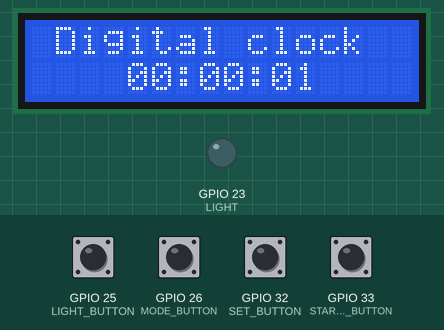
This program was run on a simulated ESP32. Shown: 16×2 character LCD, output pins drawn as LEDs (lit = HIGH). The test bench sets the inputs (shaded band); at power-on: GPIO 25 (LIGHT_BUTTON), GPIO 26 (MODE_BUTTON), GPIO 32 (SET_BUTTON), GPIO 33 (STARTSTOP_BUTTON) LOW. What the program prints to the serial monitor is not drawn.

Above: at 1.7 s.
1.8 s: GPIO 26 (MODE_BUTTON) pulled HIGH for 3.2 s
At 4.9 s:
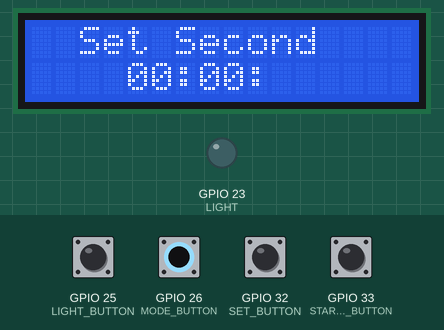
6.6 s: GPIO 25 (LIGHT_BUTTON) pulled HIGH for 1.25 s
At 8.0 s:
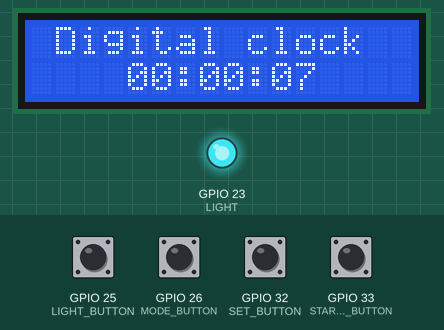
11.9 s: GPIO 26 (MODE_BUTTON) driven HIGH and GPIO 33 (STARTSTOP_BUTTON) driven HIGH
At 14.9 s:
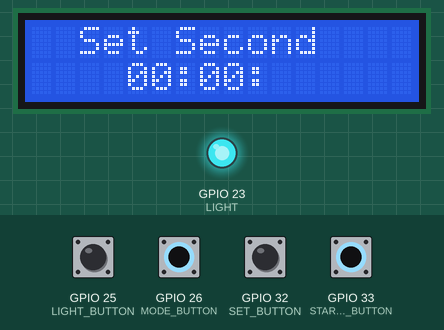
16.0 s: GPIO 33 (STARTSTOP_BUTTON) driven LOW
20.1 s: GPIO 33 (STARTSTOP_BUTTON) driven HIGH
At 24.0 s:
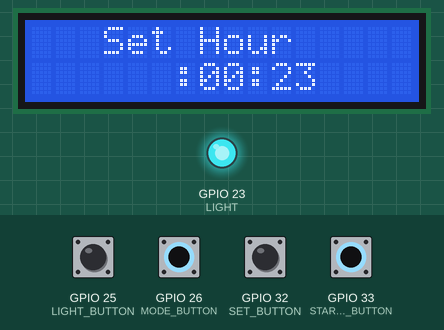
24.2 s: GPIO 26 (MODE_BUTTON) driven LOW
At 26.3 s:
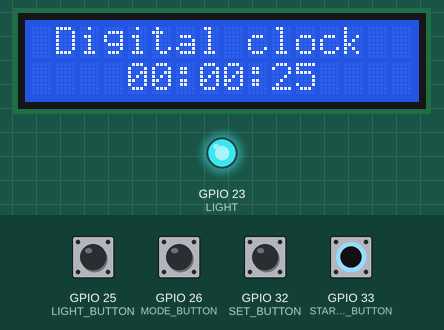
Timing chart, 0 to 27.8 s (numbered marks = the images above; inputs shaded):
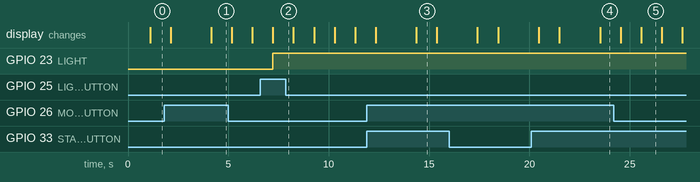

Measured:
- after the input at 6.6 s, GPIO 23 (LIGHT): LOW → HIGH after 0.62 s
- after the input at 20.1 s, the display: first differs from a run without the input after 3.4 s (image 4)
- what the display in image 3 shows lasts 1.0 s, from 14.4 s to 15.4 s

The program:

main.cpp
```cpp
#include <Arduino.h>
#include "montre.h"
#include "bspMontre.h"


// function declarations
void configSystem();
void configApplication();
void IRAM_ATTR onLightTimer();
void IRAM_ATTR onAfficheTimer();
void IRAM_ATTR onClignotementTimer();
void IRAM_ATTR onTimeoutTimer();
void  Logger();

// global variable and object instanciation
Montre montre = Montre();
hw_timer_t *light_timer = NULL;
hw_timer_t *affichage_timer = NULL;
hw_timer_t *clignote_timer = NULL;
hw_timer_t *timeout_timer = NULL;

portMUX_TYPE lightTimerMux = portMUX_INITIALIZER_UNLOCKED;
portMUX_TYPE affichageTimerMux = portMUX_INITIALIZER_UNLOCKED;
portMUX_TYPE clignoteTimerMux = portMUX_INITIALIZER_UNLOCKED;
portMUX_TYPE timeoutTimerMux = portMUX_INITIALIZER_UNLOCKED;

unsigned long currentTime=0;
// setup arduino framework
void setup() {
  // put your setup code here, to run once:
  configSystem();
  configApplication();
  // pour avoir un écho de débogage sur la console du PC
  Serial.begin(115200);
  Serial.println("programme Montre 2023");
  currentTime = millis();
}

// loop arduino framework
void loop() {

  montre.FsmMontre();
  montre.afficheur.FsmAfficheur();

  if(montre.IsTimerLight2sActive())
    timerAlarmEnable(light_timer);
  else
    timerAlarmDisable(light_timer);

  if(montre.afficheur.IsTimerClignotementActive())
    timerAlarmEnable(clignote_timer);
  else
    timerAlarmDisable(clignote_timer);

  if((millis()- currentTime) >= 900){
    //Logger();
    currentTime = millis();
  }

  sleep(1);
}


//method implementation

void configSystem(){
  // Timers
  light_timer = timerBegin(0, 80, true);
  timerAttachInterrupt(light_timer, &onLightTimer, true);
  timerAlarmWrite(light_timer, TWO_SECOND, false);

  affichage_timer = timerBegin(1, 80, true);
  timerAttachInterrupt(affichage_timer, &onAfficheTimer, true);
  timerAlarmWrite(affichage_timer, ONE_SECOND, true);
  timerAlarmEnable(affichage_timer);

  clignote_timer = timerBegin(2, 80, true);
  timerAttachInterrupt(clignote_timer, &onClignotementTimer, true);
  timerAlarmWrite(clignote_timer, QUARTER_SECOND, false);

  timeout_timer = timerBegin(3, 80, true);
  timerAttachInterrupt(timeout_timer, &onTimeoutTimer, true);
  timerAlarmWrite(timeout_timer, TWO_MINUTE, false);

  // Digital IO

  pinMode(SET_BUTTON,INPUT_PULLDOWN);
  pinMode(STARTSTOP_BUTTON,INPUT_PULLDOWN);
  pinMode(LIGHT_BUTTON,INPUT_PULLDOWN);
  pinMode(MODE_BUTTON,INPUT_PULLDOWN);

  pinMode(LIGHT,OUTPUT);

}

void configApplication(){
  montre.MontreState = MontreStates::ModeAffichage;
  montre.LightState = LightStates::LightOff;
  montre.ChronoState = ModeChronoStates::Stopped;
  montre.ReglageState = ModeReglageStates::SecondSetting;
  montre.afficheur.Init();
}


void IRAM_ATTR onLightTimer(){
 portENTER_CRITICAL(&lightTimerMux);
  montre.flagTimerLight = true;
  portEXIT_CRITICAL(&lightTimerMux);
}

void IRAM_ATTR onAfficheTimer(){
  portENTER_CRITICAL(&affichageTimerMux);
  montre.flagTimerAffichage = true;
  portEXIT_CRITICAL(&affichageTimerMux);
}

void IRAM_ATTR onClignotementTimer(){
  portENTER_CRITICAL(&clignoteTimerMux);
  montre.afficheur.flagTimerAfficheur = true;
  portEXIT_CRITICAL(&clignoteTimerMux);
}

void IRAM_ATTR onTimeoutTimer(){
  portENTER_CRITICAL(&timeoutTimerMux);
  //montre.flagTimerAffichage = true;
  portEXIT_CRITICAL(&timeoutTimerMux);
}

void Logger(){
  Serial.print("Montre State: "); Serial.println(montre.MontreState);
  Serial.print("Reglage State: "); Serial.println(montre.ReglageState);
  Serial.print("Light State: "); Serial.println(montre.LightState);
  Serial.print("Afficheur State: "); Serial.println(montre.afficheur.afficheurState);
 }
```

afficheur.h
```cpp
#include <string>
#include <LiquidCrystal_I2C.h>

class Afficheur{
    private:
        LiquidCrystal_I2C lcd=LiquidCrystal_I2C(0x27, 16, 2);
        enum AfficheurStates{
            Stable,
            ClignoteOn,
            ClignoteOff
        };

        bool isClignotement =false;
        std::string affichageAvecClignotement;
        std::string affichageSansClignotement;
        bool isTimerAfficheurActive=false;
        void Afficher(std::string heure);
    public:
    AfficheurStates afficheurState = AfficheurStates::Stable;
        volatile bool flagTimerAfficheur =false;

        void Init();
        void AfficherSansClignoter(std::string heure);
        void AfficherClignoterHeure(std::string heure);
        void AfficherClignoterMinute(std::string heure);
        void AfficherClignoterSeconde(std::string heure);
        void FsmAfficheur();
        void StartTimerClignotement();
        void StopTimerClignotement();
        bool IsEndTimerClignotement();
        bool IsTimerClignotementActive();
};
```

bspMontre.h
```cpp
//Digital Input

#define SET_BUTTON          32
#define STARTSTOP_BUTTON    33
#define LIGHT_BUTTON        25
#define MODE_BUTTON         26

//Digital Output
#define LIGHT               23

// Constant
#define QUARTER_SECOND          250000
#define HALF_SECOND             500000
#define ONE_SECOND          HALF_SECOND * 2
#define TWO_SECOND          ONE_SECOND * 2


#define TWO_MINUTE          ONE_SECOND * 60 * 2
```

chrono.h
```cpp
#include <string>

class Chrono {

    public:
    void raz();
    void start();
    void stop();
    std::string toString();
};
```

heure.h
```cpp
#include <string>

class Heure{
    private :
    int secondes = 0 ;
    int minutes = 0;
    int heures = 0;

    public:
    void razSecondes();
    void incSecondes();
    void incMinutes();
    void incHeures();
    void majHeure();
    std::string toString();
};
```

montre.h
```cpp
#include "afficheur.h"
#include "heure.h"
#include "chrono.h"

enum MontreStates{

    ModeAffichage,
    ModeChrono,
    ModeReglage,
};

enum LightStates{
    LightOn,
    LightOff,
};

enum ModeChronoStates{
    Started,
    Stopped,
};

enum ModeReglageStates{
    SecondSetting,
    MinuteSetting,
    HourSetting
};

class Montre{
    private:

    bool isTimerLightActive = false;
    bool flagAffichage = false;
    public:

    MontreStates MontreState ;
    LightStates LightState;
    ModeChronoStates ChronoState;
    ModeReglageStates ReglageState;

    Afficheur afficheur;
    Heure heure;
    Chrono chrono;

    volatile bool flagTimerLight =false;
    volatile bool flagTimerAffichage =false;

    bool IsMode();
    bool IsLight();
    bool IsStartStop();
    bool IsSet();

    void FsmMontre();
    void FsmModeChrono();
    void FsmModeLight();
    void FsmModeReglage();
    void FsmModeAffichage();

    void ActivateLight();
    void DiactivateLight();

    void StartTimerLight2s();
    void StopTimerLight2s();
    bool IsTimerLight2sActive();
    bool IsEndTimerLight2s();

    void ArmerTimerMajHeure1s();
    bool IsEndTimerMajHeure1s();
};
```

afficheur.cpp
```cpp
#include "afficheur.h"
//#include <LiquidCrystal_I2C.h>

 void Afficheur::Init(){
    lcd.init();
    lcd.backlight();
    lcd.setCursor(0, 0);
    lcd.print(" Digital clock ");
    isClignotement =false;
 }

  void Afficheur::Afficher(std::string heure){

    lcd.setCursor(4, 1);
    lcd.print(heure.c_str());
  }

  void Afficheur::AfficherSansClignoter(std::string heure){
    lcd.setCursor(0, 0);
    lcd.print(" Digital clock ");
    isClignotement =false;
    Afficher(heure);
  }

  void Afficheur::AfficherClignoterHeure(std::string heure){
    lcd.setCursor(0, 0);
    lcd.print("   Set Hour    ");
    isClignotement =true;
    affichageSansClignotement = heure;
    affichageAvecClignotement = "";
    affichageAvecClignotement.append("  ").
                              append(heure.substr(2,heure.length() - 2));
  }

  void Afficheur::AfficherClignoterMinute(std::string heure){
    lcd.setCursor(0, 0);
    lcd.print("  Set Minute   ");
    isClignotement =true;
    affichageSansClignotement = heure;
    affichageAvecClignotement = "";
    affichageAvecClignotement.append(heure.substr(0,3)).
                              append("  ").
                              append(heure.substr(5,3));
  }

  void Afficheur::AfficherClignoterSeconde(std::string heure){
    lcd.setCursor(0, 0);
    lcd.print("  Set Second   ");
    isClignotement =true;
    affichageSansClignotement = heure;
    affichageAvecClignotement = "";
    affichageAvecClignotement.append(heure.substr(0,6)).
                              append("  ");
  }

  void Afficheur::FsmAfficheur(){
    switch (afficheurState)
    {
    case AfficheurStates::Stable:
        if(isClignotement){
            Afficher(affichageAvecClignotement);
            StartTimerClignotement();
            afficheurState = AfficheurStates::ClignoteOn;
        }
        break;
    case AfficheurStates::ClignoteOn:
        if(!isClignotement){
            StopTimerClignotement();
            Afficher(affichageSansClignotement);
            afficheurState = AfficheurStates::Stable;
            break;
        }
        if(IsEndTimerClignotement()){
            Afficher(affichageAvecClignotement);
            afficheurState = AfficheurStates::ClignoteOff;
            flagTimerAfficheur =false;
        }
        break;
    case AfficheurStates::ClignoteOff:
        if(!isClignotement){
            StopTimerClignotement();
            Afficher(affichageSansClignotement);
            afficheurState = AfficheurStates::Stable;
            break;
        }
        if(IsEndTimerClignotement()){
            Afficher(affichageSansClignotement);
            afficheurState = AfficheurStates::ClignoteOn;
            flagTimerAfficheur =false;
        }
        break;
    default:
        break;
    }
  }
void Afficheur::StartTimerClignotement(){
    isTimerAfficheurActive=true;
}

void Afficheur::StopTimerClignotement(){
    isTimerAfficheurActive=false;
}

bool Afficheur::IsTimerClignotementActive(){
    return isTimerAfficheurActive;
}

bool Afficheur::IsEndTimerClignotement(){
    return flagTimerAfficheur;
}
```

chrono.cpp
```cpp
#include "chrono.h"

void Chrono::raz(){

}

void Chrono::start(){

}

void Chrono::stop(){

}

std::string Chrono::toString(){
    return "";
}
```

heure.cpp
```cpp
#include "heure.h"

 void Heure::razSecondes(){
    secondes = 0;
 }

void Heure::incSecondes(){
    secondes++;
    if(secondes > 59)
        secondes=0;
 }

 void Heure::incMinutes(){
    minutes++;
    if(minutes > 59)
        minutes=0;
 }

 void Heure::incHeures(){
    heures++;
    if(heures > 23)
    heures = 0;
 }

 std::string Heure::toString(){

   std::string heureComplet;
   auto data = std::to_string(heures);
   if(data.length()==1)
      heureComplet.append("0").append(data).append(":");
   else
      heureComplet.append(data).append(":");

   data = std::to_string(minutes);
   if(data.length()==1)
      heureComplet.append("0").append(data).append(":");
   else
      heureComplet.append(data).append(":");

   data = std::to_string(secondes);
   if(data.length()==1)
      heureComplet.append("0").append(data);
   else
      heureComplet.append(data);
    return heureComplet;
 }

 void Heure::majHeure(){
    incSecondes();
    if (secondes == 0){
        incMinutes();
        if(minutes==0)
            incHeures();
    }
 }
```

montre.cpp
```cpp
#include "montre.h"
#include "bspMontre.h"
#include <Arduino.h>

/// @brief implémentation de la méthode IsLight()
/// @return
bool Montre::IsLight(){
    return digitalRead(LIGHT_BUTTON);
}


bool Montre::IsMode(){
    return digitalRead(MODE_BUTTON);
}

bool Montre::IsStartStop(){
    return digitalRead(STARTSTOP_BUTTON);
}

bool Montre::IsSet(){
    return digitalRead(SET_BUTTON);
}


void Montre::FsmModeChrono(){

}

void Montre::ActivateLight(){
  digitalWrite(LIGHT, HIGH);
}

void Montre::DiactivateLight(){
  digitalWrite(LIGHT, LOW);
}

void Montre::StartTimerLight2s(){
    isTimerLightActive= true;
}

void Montre::StopTimerLight2s(){
    isTimerLightActive = false;
}
bool Montre::IsTimerLight2sActive(){
    return isTimerLightActive;
}

bool Montre::IsEndTimerLight2s(){
    return flagTimerLight;
}

void Montre::ArmerTimerMajHeure1s(){
    flagTimerAffichage = false;
}
bool Montre::IsEndTimerMajHeure1s(){
    return flagTimerAffichage;
}


/// @brief implémentation de la machine à états finis de la montre
/// @return
void  Montre::FsmMontre(){
  // FSM MAJ Heure
    if(IsEndTimerMajHeure1s()){
        heure.majHeure();
        flagAffichage = true;
        ArmerTimerMajHeure1s();
    }
    // FSM Montre
    switch(MontreState){

        case MontreStates::ModeAffichage:
            FsmModeAffichage();
            if( IsMode())
                MontreState = MontreStates::ModeChrono;
        break;
        case MontreStates::ModeChrono:
            FsmModeChrono();
            if( IsMode())
                MontreState = MontreStates::ModeReglage;
        break;
        case MontreStates::ModeReglage:
            FsmModeReglage();
            if( IsMode())
                MontreState = MontreStates::ModeAffichage;
        break;

    }
    // FSM Light
    switch (LightState)
    {
    case LightStates::LightOff :
        if(IsLight()){
            ActivateLight();
            StartTimerLight2s();
            LightState = LightStates::LightOn;
        }
        break;
    case LightStates::LightOn :
        if(IsLight()){
            StartTimerLight2s();
        }
        if(IsEndTimerLight2s()){
            DiactivateLight();
            StopTimerLight2s();
            LightState = LightStates::LightOff;
        }
        break;
    default:
        break;
    }
}


void Montre::FsmModeAffichage(){
    if(flagAffichage){
        afficheur.AfficherSansClignoter(heure.toString());
        flagAffichage = false;
    }
}

void Montre::FsmModeReglage(){
    switch (ReglageState)
    {
    case ModeReglageStates::SecondSetting :
        if(flagAffichage){
            afficheur.AfficherClignoterSeconde(heure.toString());
            flagAffichage = false;
        }

        if(IsStartStop()){
            ReglageState = ModeReglageStates::MinuteSetting;
            break;
        }
        if(IsSet()){
            heure.razSecondes();
            break;
        }
        break;
    case ModeReglageStates::MinuteSetting :
        if(flagAffichage){
            afficheur.AfficherClignoterMinute(heure.toString());
            flagAffichage = false;
        }

        if(IsStartStop()){
            ReglageState = ModeReglageStates::HourSetting;
            break;
        }
        if(IsSet()){
            heure.incMinutes();
            break;
        }
        break;
    case ModeReglageStates::HourSetting :
        if(flagAffichage){
            afficheur.AfficherClignoterHeure(heure.toString());
            flagAffichage = false;
        }

        if(IsStartStop()){
            ReglageState = ModeReglageStates::SecondSetting;
            break;
        }
        if(IsSet()){
            heure.incHeures();
            break;
        }
        break;
    default:
        break;
    }
}
```
